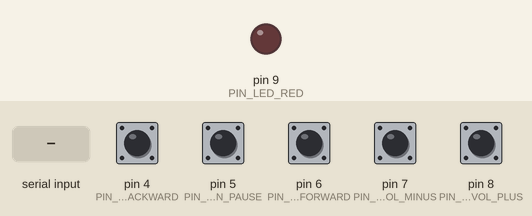
Recording of a sketch running on a simulated Arduino Mega 2560, built with avr-gcc and run on an emulated ATmega2560. Shown: output pins drawn as LEDs (lit = HIGH). Inputs (shaded band) come from the test bench; at power-on: pin 4 (PIN_BUTTON_BACKWARD), pin 5 (PIN_BUTTON_PAUSE), pin 6 (PIN_BUTTON_FORWARD), pin 7 (PIN_BUTTON_VOL_MINUS), pin 8 (PIN_BUTTON_VOL_PLUS) HIGH. Pins used as bus, display or sensor lines are not drawn; what the sketch prints to the serial monitor is not drawn.

Above: at 0.9 s.
1.0 s: "s" received over Serial
At 1.5 s:
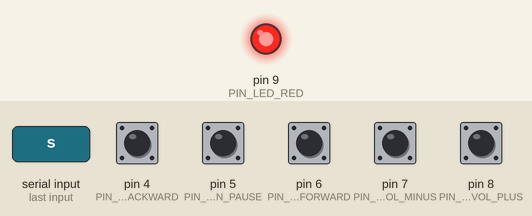
4.0 s: pin 4 (PIN_BUTTON_BACKWARD) pulled LOW for 0.15 s
7.1 s: pin 5 (PIN_BUTTON_PAUSE) pulled LOW for 0.15 s
10.2 s: pin 6 (PIN_BUTTON_FORWARD) pulled LOW for 0.15 s
13.2 s: pin 7 (PIN_BUTTON_VOL_MINUS) pulled LOW for 0.15 s
16.2 s: pin 8 (PIN_BUTTON_VOL_PLUS) pulled LOW for 0.15 s
Timing chart, 0 to 19.2 s (numbered marks = the images above; inputs shaded):
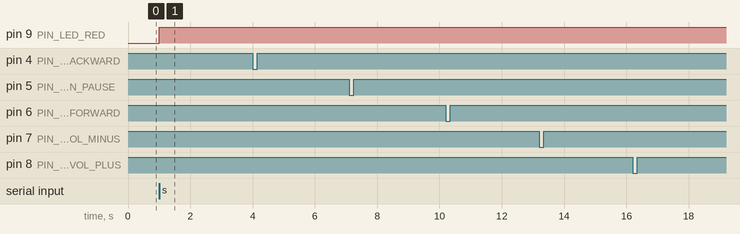

Measured:
- after the input at 1.0 s, pin 9 (PIN_LED_RED): LOW → HIGH at once

The sketch:

kidsbox.ino
```cpp
#define PIN_LED_RED 9
#define PIN_LED_GREEN 18
#define PIN_BUTTON_VOL_PLUS  8
#define PIN_BUTTON_VOL_MINUS 7
#define PIN_BUTTON_PAUSE 5
#define PIN_BUTTON_FORWARD 6
#define PIN_BUTTON_BACKWARD 4


unsigned char pauseByte = 'r';
unsigned char RFIDbuffer[14];       // buffer array for data receive over serial port
int RFIDcount = 0;                  // counter for buffer array
unsigned char RFID[6];       // buffer array for data receive over serial port

void setup()
{
Serial.begin(9600);//Connect to RasPi
Serial1.begin(9600);//Connect to RFID
pinMode(PIN_LED_RED, OUTPUT);
pinMode(PIN_LED_GREEN, OUTPUT);
pinMode(PIN_BUTTON_VOL_PLUS, INPUT_PULLUP);
pinMode(PIN_BUTTON_VOL_MINUS, INPUT_PULLUP);
pinMode(PIN_BUTTON_PAUSE, INPUT_PULLUP);
pinMode(PIN_BUTTON_FORWARD, INPUT_PULLUP);
pinMode(PIN_BUTTON_BACKWARD, INPUT_PULLUP);


while (Serial.available() == 0){
//Wait for Raspi to be ready
}

if (Serial.read()=='s'){
digitalWrite(PIN_LED_GREEN, HIGH);
}

}

void loop()
{

  if(digitalRead(PIN_BUTTON_VOL_PLUS)==HIGH){
	Serial.write('u');
    digitalWrite(PIN_LED_RED, HIGH);
  }

  if(digitalRead(PIN_BUTTON_VOL_MINUS)==HIGH){
	Serial.write('d');
    digitalWrite(PIN_LED_RED, HIGH);
  }

  if(digitalRead(PIN_BUTTON_PAUSE)==HIGH){
   if(pauseByte =='r'){
     pauseByte = 'p';
   }else if(pauseByte =='p'){
     pauseByte = 'r';
   }
    Serial.write(pauseByte);
    digitalWrite(PIN_LED_RED, HIGH);
  }

  if(digitalRead(PIN_BUTTON_FORWARD)==HIGH){
	Serial.write('f');
    digitalWrite(PIN_LED_RED, HIGH);
  }

  if(digitalRead(PIN_BUTTON_BACKWARD)==HIGH){
    Serial.write('b');
    digitalWrite(PIN_LED_RED, HIGH);
  }

	while(Serial1.available())
	{
		RFIDbuffer[RFIDcount++] = Serial1.read();
		if(RFIDcount == 14)break;
	}
	RFID[0]=RFIDbuffer[5];
	RFID[1]=RFIDbuffer[6];
	RFID[2]=RFIDbuffer[7];
	RFID[3]=RFIDbuffer[8];
	RFID[4]=RFIDbuffer[9];
	RFID[5]=RFIDbuffer[10];
	if(RFIDcount>0){
		Serial.write('q');
		Serial.write(RFID, 6);
	}

// Clean state
clearBufferArray();
RFIDcount = 0;
delay(100);
digitalWrite(PIN_LED_RED, LOW);
}
void clearBufferArray()                 // function to clear buffer array
{
    // clear all index of array with command NULL
    for (int i=0; i<RFIDcount; i++)
    {
        RFIDbuffer[i]=NULL;
    }
}
```
